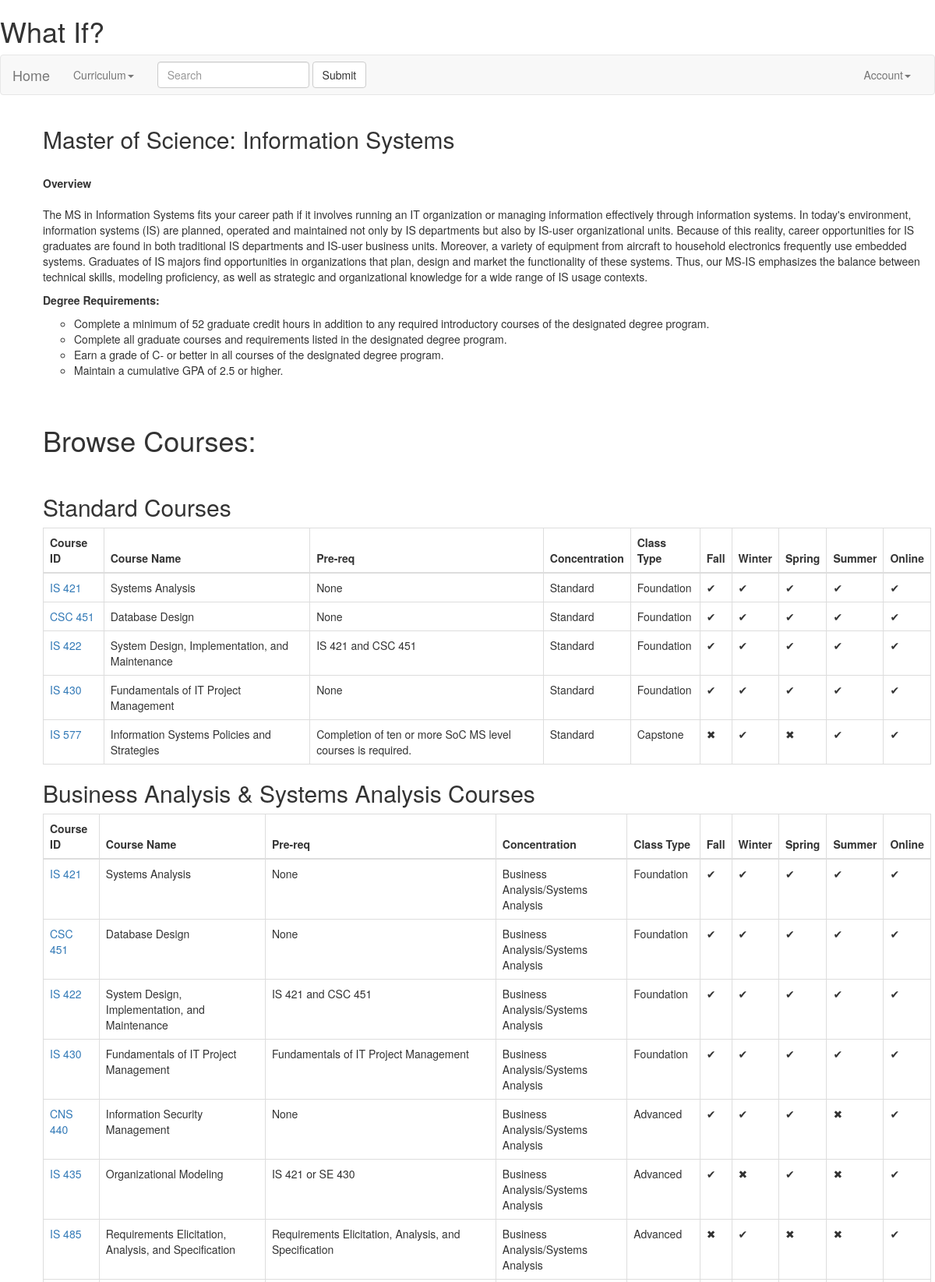
Page /islist/ (upper part) on the committed database.
### courses/is_models.py (models this page shows, shortened)
class IS_Course(models.Model):
    is_course_id = models.CharField(max_length=120)
    is_course_name = models.CharField(max_length=120)
    is_pre_req = models.CharField(max_length=120)
    is_cons = models.CharField(max_length=120)
    is_class_type = models.CharField(max_length=120)
    fall = models.BooleanField()
    winter = models.BooleanField()
    spring = models.BooleanField()
    summer = models.BooleanField()
    online = models.BooleanField()

### courses/views.py (the view)
# urls.py: url(r'^islist/', is_course_list),
def is_course_list(request):
	queryset =  IS_Course.objects.all()
	context = {
		"object_list": queryset,
		"title" : "Courses"
	}
	return render(request, "is_Courses.html", context)

### templates/is_Courses.html (shortened to what this page needs)
<!DOCTYPE html>
<html lang="en">
  <head>
    <link rel="stylesheet" href="https://maxcdn.bootstrapcdn.com/bootstrap/3.3.7/css/bootstrap.min.css">
  </head>
    <h1>What If?</h1>
    <nav class="navbar navbar-default">
      <div class="container-fluid">
        <div class="navbar-header">
          <a class="navbar-brand" href="/home">Home</a>
        </div>
        <div class="collapse navbar-collapse" id="bs-example-navbar-collapse-1">
          <ul class="nav navbar-nav">
            <li class="dropdown">
              <a href="#" class="dropdown-toggle" data-toggle="dropdown" role="button" aria-haspopup="true" aria-expanded="false">Curriculum<span class="caret"></span></a>
            </li>
          </ul>
          <form class="navbar-form navbar-left">
            <div class="form-group">
              <input type="text" class="form-control" placeholder="Search">
            </div>
            <button type="submit" class="btn btn-default">Submit</button>
          </form>
          <ul class="nav navbar-nav navbar-right">
            <li class="dropdown">
              <a href="#" class="dropdown-toggle" data-toggle="dropdown" role="button" aria-haspopup="true" aria-expanded="false">Account<span class="caret"></span></a>
            </li>
          </ul>
        </div>
      </div>
    </nav>
    <ul style = "list-style-type: none">
      <div class="container">
    <h2>Master of Science: Information Systems</h2>
    <br>
    <b>Overview</b>
    <br>
    <br>
    <p>The MS in Information Systems fits your career path if it involves running an IT organization or managing information effectively through information systems.
    In today's environment, information systems (IS) are planned, operated and maintained not only by IS departments but also by IS-user organizational units.
    Because of this reality, career opportunities for IS graduates are found in both traditional IS departments and IS-user business units.
    Moreover, a variety of equipment from aircraft to household electronics frequently use embedded systems.
    Graduates of IS majors find opportunities in organizations that plan, design and market the functionality of these systems.
    Thus, our MS-IS emphasizes the balance between technical skills, modeling proficiency, as well as strategic and organizational knowledge for a wide range of IS usage contexts.</p>
    <b><p>Degree Requirements:</p></b>
    <ul>
      <li>Complete a minimum of 52 graduate credit hours in addition to any required introductory courses of the designated degree program.</li>
      <li>Complete all graduate courses and requirements listed in the designated degree program.</li>
      <li>Earn a grade of C- or better in all courses of the designated degree program.</li>
      <li>Maintain a cumulative GPA of 2.5 or higher.</li>
    </ul>
    <br>
    <br>
    <h1>Browse Courses:</h1>
    <br>
		<h2>Standard Courses</h2>
        <table class="table table-bordered">
        <thead>
          <tr>
          <th>Course ID</th>
          <th>Course Name</th>
          <th>Pre-req</th>
          <th>Concentration</th>
          <th>Class Type</th>
          <th>Fall</th>
          <th>Winter</th>
          <th>Spring</th>
          <th>Summer</th>
          <th>Online</th>
          </tr>
        </thead>
        <tbody>
        {% for obj in object_list %}
		  {% if "Standard" in obj.is_cons %}
          <tr>
          <td><a href='/isdetail/{{obj.id}}'>{{obj.is_course_id}}</a></br></td>
          <td>{{obj.is_course_name}}</br></td>
          <td>{{obj.is_pre_req}}</br></td>
          <td>{{obj.is_cons}}</br></td>
		  {% if obj.is_class_type in "1" %}
          <td>{{"Intro"}}</br></td>
		  {% elif obj.is_class_type in "2" %}
          <td>{{"Foundation"}}</br></td>
		  {% elif obj.is_class_type in "3" %}
          <td>{{"Advanced"}}</br></td>
		  {% elif obj.is_class_type in "4" %}
          <td>{{"Major Elective"}}</br></td>
		  {% else %}
          <td>{{"Capstone"}}</br></td>
		  {% endif %}
          {% if obj.fall is True %}
          <td>{{"✔"}}</br></td>
		  {% else %}
		  <td>{{"✖"}}</br></td>
		  {% endif %}
          {% if obj.winter is True %}
          <td>{{"✔"}}</br></td>
		  {% else %}
		  <td>{{"✖"}}</br></td>
		  {% endif %}
          {% if obj.spring is True %}
          <td>{{"✔"}}</br></td>
		  {% else %}
		  <td>{{"✖"}}</br></td>
		  {% endif %}
          {% if obj.summer is True %}
          <td>{{"✔"}}</br></td>
		  {% else %}
		  <td>{{"✖"}}</br></td>
		  {% endif %}
          {% if obj.online is True %}
          <td>{{"✔"}}</br></td>
		  {% else %}
		  <td>{{"✖"}}</br></td>
		  {% endif %}
          </tr>
		  {% endif %}
        {% endfor %}
        </tbody>
        </table>
        <h2>Business Analysis & Systems Analysis Courses</h2>
        <table class="table table-bordered">
        <thead>
          <tr>
          <th>Course ID</th>
          <th>Course Name</th>
          <th>Pre-req</th>
          <th>Concentration</th>
          <th>Class Type</th>
          <th>Fall</th>
          <th>Winter</th>
          <th>Spring</th>
          <th>Summer</th>
          <th>Online</th>
          </tr>
        </thead>
        <tbody>
        {% for obj in object_list %}
		  {% if "Business Analysis" in obj.is_cons %}
          <tr>
          <td><a href='/isdetail/{{obj.id}}'>{{obj.is_course_id}}</a></br></td>
          <td>{{obj.is_course_name}}</br></td>
          <td>{{obj.is_pre_req}}</br></td>
          <td>{{obj.is_cons}}</br></td>
          {% if obj.is_class_type in "1" %}
          <td>{{"Intro"}}</br></td>
		  {% elif obj.is_class_type in "2" %}
          <td>{{"Foundation"}}</br></td>
		  {% elif obj.is_class_type in "3" %}
          <td>{{"Advanced"}}</br></td>
		  {% elif obj.is_class_type in "4" %}
          <td>{{"Major Elective"}}</br></td>
		  {% else %}
          <td>{{"Capstone"}}</br></td>
		  {% endif %}
		  {% if obj.fall is True %}
          <td>{{"✔"}}</br></td>
		  {% else %}
		  <td>{{"✖"}}</br></td>
		  {% endif %}
          {% if obj.winter is True %}
          <td>{{"✔"}}</br></td>
		  {% else %}
		  <td>{{"✖"}}</br></td>
		  {% endif %}
          {% if obj.spring is True %}
          <td>{{"✔"}}</br></td>
		  {% else %}
		  <td>{{"✖"}}</br></td>
		  {% endif %}
          {% if obj.summer is True %}
          <td>{{"✔"}}</br></td>
		  {% else %}
		  <td>{{"✖"}}</br></td>
		  {% endif %}
          {% if obj.online is True %}
          <td>{{"✔"}}</br></td>
		  {% else %}
		  <td>{{"✖"}}</br></td>
		  {% endif %}
          </tr>
		  {% endif %}
        {% endfor %}
        </tbody>
        </table>
      </div>
          </br><br>
      </ul>
  </body>
</html>

### rows in the picture
IS_Course: is_course_id "IS 421", is_course_name "Systems Analysis", is_pre_req "None", is_cons "Standard", value "Foundation", value "✔"
IS_Course: is_course_id "CSC 451", is_course_name "Database Design", is_pre_req "None", is_cons "Standard", value "Foundation", value "✔"
IS_Course: is_course_id "IS 422", is_course_name "System Design, Implementation, and Maintenance", is_pre_req "IS 421 and CSC 451", is_cons "Standard", value "Foundation", value "✔"
IS_Course: is_course_id "IS 430", is_course_name "Fundamentals of IT Project Management", is_pre_req "None", is_cons "Standard", value "Foundation", value "✔"
IS_Course: is_course_id "IS 577", is_course_name "Information Systems Policies and Strategies", is_pre_req "Completion of ten or more SoC MS level courses is required.", is_cons "Standard", value "Capstone", value "✖", value "✔"
IS_Course: is_course_id "IS 421", is_course_name "Systems Analysis", is_pre_req "None", is_cons "Business Analysis/Systems Analysis", value "Foundation", value "✔"
IS_Course: is_course_id "CSC 451", is_course_name "Database Design", is_pre_req "None", is_cons "Business Analysis/Systems Analysis", value "Foundation", value "✔"
IS_Course: is_course_id "IS 422", is_course_name "System Design, Implementation, and Maintenance", is_pre_req "IS 421 and CSC 451", is_cons "Business Analysis/Systems Analysis", value "Foundation", value "✔"
IS_Course: is_course_id "IS 430", is_course_name "Fundamentals of IT Project Management", is_pre_req "Fundamentals of IT Project Management", is_cons "Business Analysis/Systems Analysis", value "Foundation", value "✔"
IS_Course: is_course_id "CNS 440", is_course_name "Information Security Management", is_pre_req "None", is_cons "Business Analysis/Systems Analysis", value "Advanced", value "✔", value "✖"
IS_Course: is_course_id "IS 435", is_course_name "Organizational Modeling", is_pre_req "IS 421 or SE 430", is_cons "Business Analysis/Systems Analysis", value "Advanced", value "✔", value "✖"
IS_Course: is_course_id "IS 485", is_course_name "Requirements Elicitation, Analysis, and Specification", is_pre_req "Requirements Elicitation, Analysis, and Specification", is_cons "Business Analysis/Systems Analysis", value "Advanced", value "✖", value "✔"
